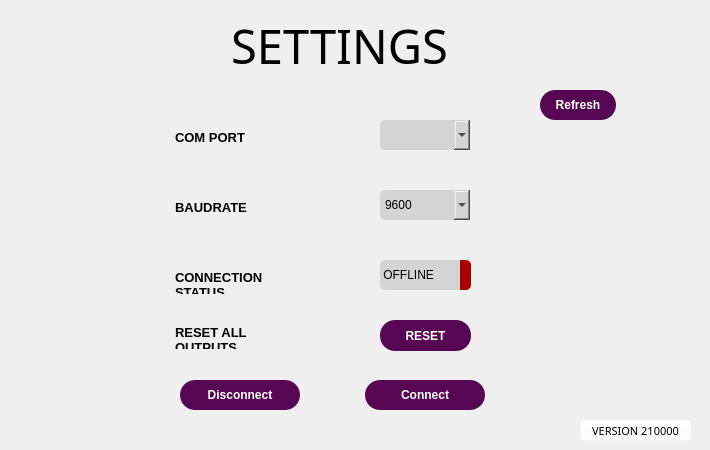
    <widget class="QWidget" name="page_settings">
     <widget class="QLabel" name="text_settings_title">
      <property name="geometry">
       <rect>
        <x>-11</x>
        <y>10</y>
        <width>701</width>
        <height>70</height>
       </rect>
      </property>
      <property name="font">
       <font>
        <family>Bahnschrift SemiBold Condensed</family>
        <pointsize>35</pointsize>
       </font>
      </property>
      <property name="styleSheet">
       <string notr="true">background-color: rgba(255, 255, 255, 0);</string>
      </property>
      <property name="text">
       <string>SETTINGS</string>
      </property>
      <property name="alignment">
       <set>Qt::AlignCenter</set>
      </property>
     </widget>
     <widget class="QTextBrowser" name="text_settings_baudrate">
      <property name="geometry">
       <rect>
        <x>170</x>
        <y>195</y>
        <width>140</width>
        <height>30</height>
       </rect>
      </property>
      <property name="font">
       <font>
        <family>Segoe UI</family>
        <pointsize>10</pointsize>
       </font>
      </property>
      <property name="autoFillBackground">
       <bool>false</bool>
      </property>
      <property name="styleSheet">
       <string notr="true">
background-color: rgba( 255, 255, 255, 0% );</string>
      </property>
      <property name="verticalScrollBarPolicy">
       <enum>Qt::ScrollBarAlwaysOff</enum>
      </property>
      <property name="horizontalScrollBarPolicy">
       <enum>Qt::ScrollBarAlwaysOff</enum>
      </property>
      <property name="html">
       <string>&lt;!DOCTYPE HTML PUBLIC &quot;-//W3C//DTD HTML 4.0//EN&quot; &quot;http://www.w3.org/TR/REC-html40/strict.dtd&quot;&gt;
&lt;html&gt;&lt;head&gt;&lt;meta name=&quot;qrichtext&quot; content=&quot;1&quot; /&gt;&lt;style type=&quot;text/css&quot;&gt;
p, li { white-space: pre-wrap; }
&lt;/style&gt;&lt;/head&gt;&lt;body style=&quot; font-family:'Segoe UI'; font-size:10pt; font-weight:400; font-style:normal;&quot;&gt;
&lt;p style=&quot; margin-top:0px; margin-bottom:0px; margin-left:0px; margin-right:0px; -qt-block-indent:0; text-indent:0px;&quot;&gt;&lt;span style=&quot; font-family:'MS Shell Dlg 2'; font-weight:600;&quot;&gt;BAUDRATE&lt;/span&gt;&lt;/p&gt;&lt;/body&gt;&lt;/html&gt;</string>
      </property>
     </widget>
     <widget class="QComboBox" name="settings_baud">
      <property name="geometry">
       <rect>
        <x>380</x>
        <y>190</y>
        <width>90</width>
        <height>30</height>
       </rect>
      </property>
      <property name="styleSheet">
       <string notr="true">background-color: rgb(212, 212, 212);
border-radius: 5px;</string>
      </property>
      <item>
       <property name="text">
        <string>9600</string>
       </property>
      </item>
     </widget>
     <widget class="QPushButton" name="btn_setting_save">
      <property name="geometry">
       <rect>
        <x>365</x>
        <y>380</y>
        <width>120</width>
        <height>30</height>
       </rect>
      </property>
      <property name="font">
       <font>
        <family>Segoe UI</family>
        <weight>75</weight>
        <bold>true</bold>
        <kerning>false</kerning>
       </font>
      </property>
      <property name="styleSheet">
       <string notr="true">QPushButton {
	border-radius: 15px;
	color: rgb(255, 255, 255);
	background-color:			rgb(86,6,82);
}
QPushButton:hover {	
	background-color: 			   rgb(65, 4, 62);
}
</string>
      </property>
      <property name="text">
       <string>Connect</string>
      </property>
     </widget>
     <widget class="QTextBrowser" name="text_settings_port">
      <property name="geometry">
       <rect>
        <x>170</x>
        <y>125</y>
        <width>140</width>
        <height>30</height>
       </rect>
      </property>
      <property name="font">
       <font>
        <family>Segoe UI</family>
        <pointsize>10</pointsize>
       </font>
      </property>
      <property name="autoFillBackground">
       <bool>false</bool>
      </property>
      <property name="styleSheet">
       <string notr="true">background-color: rgba( 255, 255, 255, 0% );</string>
      </property>
      <property name="verticalScrollBarPolicy">
       <enum>Qt::ScrollBarAlwaysOff</enum>
      </property>
      <property name="horizontalScrollBarPolicy">
       <enum>Qt::ScrollBarAlwaysOff</enum>
      </property>
      <property name="html">
       <string>&lt;!DOCTYPE HTML PUBLIC &quot;-//W3C//DTD HTML 4.0//EN&quot; &quot;http://www.w3.org/TR/REC-html40/strict.dtd&quot;&gt;
&lt;html&gt;&lt;head&gt;&lt;meta name=&quot;qrichtext&quot; content=&quot;1&quot; /&gt;&lt;style type=&quot;text/css&quot;&gt;
p, li { white-space: pre-wrap; }
&lt;/style&gt;&lt;/head&gt;&lt;body style=&quot; font-family:'Segoe UI'; font-size:10pt; font-weight:400; font-style:normal;&quot;&gt;
&lt;p style=&quot; margin-top:0px; margin-bottom:0px; margin-left:0px; margin-right:0px; -qt-block-indent:0; text-indent:0px;&quot;&gt;&lt;span style=&quot; font-family:'MS Shell Dlg 2'; font-weight:600;&quot;&gt;COM PORT&lt;/span&gt;&lt;/p&gt;&lt;/body&gt;&lt;/html&gt;</string>
      </property>
     </widget>
     <widget class="QComboBox" name="settings_com">
      <property name="geometry">
       <rect>
        <x>380</x>
        <y>120</y>
        <width>90</width>
        <height>30</height>
       </rect>
      </property>
      <property name="font">
       <font>
        <kerning>true</kerning>
       </font>
      </property>
      <property name="styleSheet">
       <string notr="true">background-color: rgb(212, 212, 212);
border-radius: 5px;</string>
      </property>
      <property name="inputMethodHints">
       <set>Qt::ImhUppercaseOnly</set>
      </property>
      <property name="frame">
       <bool>true</bool>
      </property>
     </widget>
     <widget class="QPushButton" name="btn_setting_disconnect">
      <property name="geometry">
       <rect>
        <x>180</x>
        <y>380</y>
        <width>120</width>
        <height>30</height>
       </rect>
      </property>
      <property name="font">
       <font>
        <family>Segoe UI</family>
        <weight>75</weight>
        <bold>true</bold>
       </font>
      </property>
      <property name="styleSheet">
       <string notr="true">QPushButton {
	border-radius: 15px;
	color: rgb(255, 255, 255);
	background-color:			rgb(86,6,82);
}
QPushButton:hover {	
	background-color: 			   rgb(65, 4, 62);
}
</string>
      </property>
      <property name="text">
       <string>Disconnect</string>
      </property>
     </widget>
     <widget class="QPushButton" name="btn_setting_refresh">
      <property name="geometry">
       <rect>
        <x>540</x>
        <y>90</y>
        <width>76</width>
        <height>30</height>
       </rect>
      </property>
      <property name="font">
       <font>
        <family>Segoe UI</family>
        <weight>75</weight>
        <bold>true</bold>
       </font>
      </property>
      <property name="styleSheet">
       <string notr="true">QPushButton {
	border-radius: 15px;
	color: rgb(255, 255, 255);
	background-color:			rgb(86,6,82);
}
QPushButton:hover {	
	background-color: 			   rgb(65, 4, 62);
}
</string>
      </property>
      <property name="text">
       <string>Refresh</string>
      </property>
     </widget>
     <widget class="QTextBrowser" name="text_settings_connection_status">
      <property name="geometry">
       <rect>
        <x>170</x>
        <y>265</y>
        <width>140</width>
        <height>30</height>
       </rect>
      </property>
      <property name="font">
       <font>
        <family>Segoe UI</family>
        <pointsize>10</pointsize>
       </font>
      </property>
      <property name="autoFillBackground">
       <bool>false</bool>
      </property>
      <property name="styleSheet">
       <string notr="true">
background-color: rgba( 255, 255, 255, 0% );</string>
      </property>
      <property name="verticalScrollBarPolicy">
       <enum>Qt::ScrollBarAlwaysOff</enum>
      </property>
      <property name="horizontalScrollBarPolicy">
       <enum>Qt::ScrollBarAlwaysOff</enum>
      </property>
      <property name="html">
       <string>&lt;!DOCTYPE HTML PUBLIC &quot;-//W3C//DTD HTML 4.0//EN&quot; &quot;http://www.w3.org/TR/REC-html40/strict.dtd&quot;&gt;
&lt;html&gt;&lt;head&gt;&lt;meta name=&quot;qrichtext&quot; content=&quot;1&quot; /&gt;&lt;style type=&quot;text/css&quot;&gt;
p, li { white-space: pre-wrap; }
&lt;/style&gt;&lt;/head&gt;&lt;body style=&quot; font-family:'Segoe UI'; font-size:10pt; font-weight:400; font-style:normal;&quot;&gt;
&lt;p style=&quot; margin-top:0px; margin-bottom:0px; margin-left:0px; margin-right:0px; -qt-block-indent:0; text-indent:0px;&quot;&gt;&lt;span style=&quot; font-family:'MS Shell Dlg 2'; font-weight:600;&quot;&gt;CONNECTION STATUS&lt;/span&gt;&lt;/p&gt;&lt;/body&gt;&lt;/html&gt;</string>
      </property>
     </widget>
     <widget class="QLabel" name="settings_status">
      <property name="geometry">
       <rect>
        <x>380</x>
        <y>260</y>
        <width>90</width>
        <height>30</height>
       </rect>
      </property>
      <property name="font">
       <font>
        <weight>50</weight>
        <bold>false</bold>
       </font>
      </property>
      <property name="styleSheet">
       <string notr="true">background-color: rgb(212, 212, 212);
border-radius: 5px;</string>
      </property>
      <property name="text">
       <string> OFFLINE</string>
      </property>
      <property name="alignment">
       <set>Qt::AlignLeading|Qt::AlignLeft|Qt::AlignVCenter</set>
      </property>
     </widget>
     <widget class="QLabel" name="settings_status_color">
      <property name="geometry">
       <rect>
        <x>460</x>
        <y>260</y>
        <width>11</width>
        <height>30</height>
       </rect>
      </property>
      <property name="font">
       <font>
        <weight>50</weight>
        <bold>false</bold>
       </font>
      </property>
      <property name="styleSheet">
       <string notr="true">background-color: rgb(170, 0, 0);
border-radius: 5px;
border-top-left-radius: 0px;
border-bottom-left-radius: 0px;</string>
      </property>
      <property name="text">
       <string/>
      </property>
      <property name="alignment">
       <set>Qt::AlignCenter</set>
      </property>
     </widget>
     <widget class="QPushButton" name="text_settings_version">
      <property name="geometry">
       <rect>
        <x>580</x>
        <y>420</y>
        <width>111</width>
        <height>21</height>
       </rect>
      </property>
      <property name="font">
       <font>
        <family>Bahnschrift SemiBold</family>
        <pointsize>8</pointsize>
        <weight>50</weight>
        <bold>false</bold>
        <kerning>false</kerning>
       </font>
      </property>
      <property name="styleSheet">
       <string notr="true">background-color: rgba(255, 255, 255, 0);</string>
      </property>
      <property name="text">
       <string>VERSION 210000</string>
      </property>
     </widget>
     <widget class="QPushButton" name="btn_setting_reset">
      <property name="geometry">
       <rect>
        <x>380</x>
        <y>320</y>
        <width>91</width>
        <height>31</height>
       </rect>
      </property>
      <property name="font">
       <font>
        <family>Segoe UI</family>
        <weight>75</weight>
        <bold>true</bold>
       </font>
      </property>
      <property name="styleSheet">
       <string notr="true">QPushButton {
	border-radius: 15px;
	color: rgb(255, 255, 255);
	background-color:			rgb(86,6,82);
}
QPushButton:hover {	
	background-color: 			   rgb(65, 4, 62);
}
</string>
      </property>
      <property name="text">
       <string>RESET</string>
      </property>
     </widget>
     <widget class="QTextBrowser" name="text_settings_reset">
      <property name="geometry">
       <rect>
        <x>170</x>
        <y>320</y>
        <width>140</width>
        <height>30</height>
       </rect>
      </property>
      <property name="font">
       <font>
        <family>Segoe UI</family>
        <pointsize>10</pointsize>
       </font>
      </property>
      <property name="autoFillBackground">
       <bool>false</bool>
      </property>
      <property name="styleSheet">
       <string notr="true">
background-color: rgba( 255, 255, 255, 0% );</string>
      </property>
      <property name="verticalScrollBarPolicy">
       <enum>Qt::ScrollBarAlwaysOff</enum>
      </property>
      <property name="horizontalScrollBarPolicy">
       <enum>Qt::ScrollBarAlwaysOff</enum>
      </property>
      <property name="html">
       <string>&lt;!DOCTYPE HTML PUBLIC &quot;-//W3C//DTD HTML 4.0//EN&quot; &quot;http://www.w3.org/TR/REC-html40/strict.dtd&quot;&gt;
&lt;html&gt;&lt;head&gt;&lt;meta name=&quot;qrichtext&quot; content=&quot;1&quot; /&gt;&lt;style type=&quot;text/css&quot;&gt;
p, li { white-space: pre-wrap; }
&lt;/style&gt;&lt;/head&gt;&lt;body style=&quot; font-family:'Segoe UI'; font-size:10pt; font-weight:400; font-style:normal;&quot;&gt;
&lt;p style=&quot; margin-top:0px; margin-bottom:0px; margin-left:0px; margin-right:0px; -qt-block-indent:0; text-indent:0px;&quot;&gt;&lt;span style=&quot; font-family:'MS Shell Dlg 2'; font-weight:600;&quot;&gt;RESET ALL OUTPUTS&lt;/span&gt;&lt;/p&gt;&lt;/body&gt;&lt;/html&gt;</string>
      </property>
     </widget>
    </widget>
